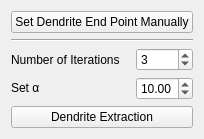
              <widget class="QWidget" name="dendriteExtractionTab">
               <attribute name="title">
                <string>Dendrite Extraction</string>
               </attribute>
               <layout class="QGridLayout" name="gridLayout_19">
                <item row="1" column="0" colspan="4">
                 <widget class="Line" name="line_9">
                  <property name="orientation">
                   <enum>Qt::Orientation::Horizontal</enum>
                  </property>
                 </widget>
                </item>
                <item row="2" column="0">
                 <widget class="QLabel" name="label_9">
                  <property name="text">
                   <string>Number of Iterations</string>
                  </property>
                 </widget>
                </item>
                <item row="2" column="2" colspan="2">
                 <widget class="QSpinBox" name="spnPruningIter">
                  <property name="minimum">
                   <number>0</number>
                  </property>
                  <property name="maximum">
                   <number>20</number>
                  </property>
                  <property name="value">
                   <number>3</number>
                  </property>
                 </widget>
                </item>
                <item row="4" column="2" colspan="2">
                 <widget class="QDoubleSpinBox" name="dbSpnAlpha">
                  <property name="decimals">
                   <number>2</number>
                  </property>
                  <property name="minimum">
                   <double>1.000000000000000</double>
                  </property>
                  <property name="maximum">
                   <double>30.000000000000000</double>
                  </property>
                  <property name="singleStep">
                   <double>0.100000000000000</double>
                  </property>
                  <property name="value">
                   <double>10.000000000000000</double>
                  </property>
                 </widget>
                </item>
                <item row="4" column="0">
                 <widget class="QLabel" name="label_12">
                  <property name="text">
                   <string>Set &amp;alpha; </string>
                  </property>
                  <property name="textFormat">
                   <enum>Qt::TextFormat::RichText</enum>
                  </property>
                 </widget>
                </item>
                <item row="5" column="0" colspan="4">
                 <widget class="QPushButton" name="dendriteExtraction">
                  <property name="text">
                   <string>Dendrite Extraction</string>
                  </property>
                 </widget>
                </item>
                <item row="0" column="0" colspan="4">
                 <widget class="QPushButton" name="setManualDE">
                  <property name="text">
                   <string>Set Dendrite End Point Manually</string>
                  </property>
                 </widget>
                </item>
               </layout>
              </widget>
